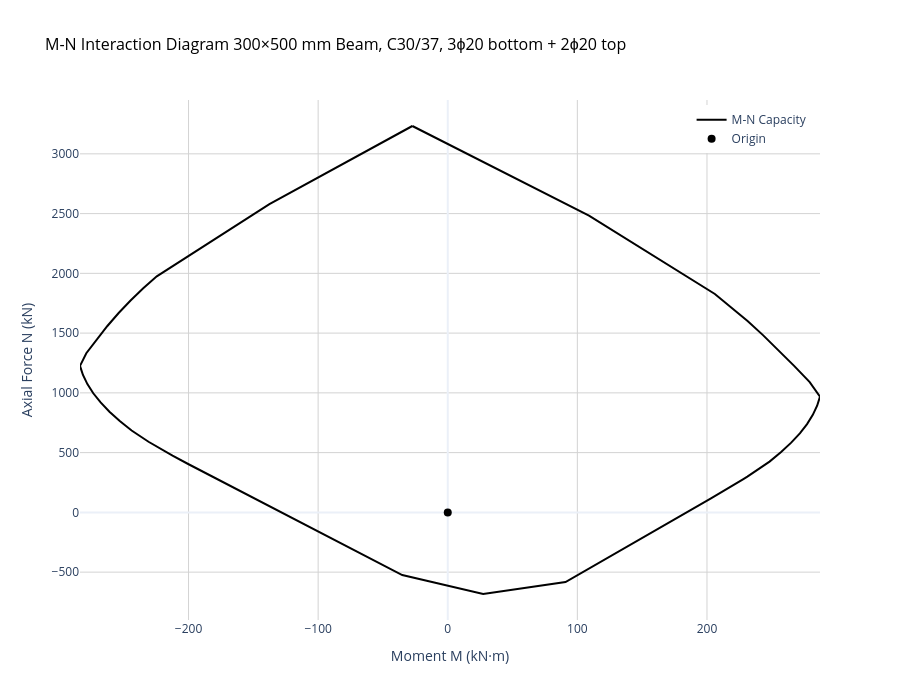

The notebook cell this image was saved under:
### Markdown cell above
## 7. Visualize the M-N Curve <a id='visualize'></a>

Plot the complete M-N interaction diagram with key regions labeled.

### Code cell
# Visualize using the new plot() method
fig = diagram.plot(
    show=True,
    title="M-N Interaction Diagram\n300×500 mm Beam, C30/37, 3ϕ20 bottom + 2ϕ20 top",
    n_points=100
)

# The interactive Plotly plot shows:
# - Full M-N interaction curve
# - Hover to see detailed values at each point
# - Pan, zoom, and interact with the plot

### Figure 1 — Plotly figure (JSON) as saved in the notebook; plotly's stock layout.template omitted (floating-point values rounded to 4 significant figures)
{"data": [{"hovertemplate": "M: %{x:.1f} kN·m<br>N: %{y:.1f} kN<extra></extra>", "line": {"color": "black", "width": 2}, "mode": "lines", "name": "M-N Capacity", "type": "scatter", "x": [-27.32, 44.37, 108.9, 206.1, 218.9, 231.3, 243.4, 255.3, 267.2, 279.3, 287.2, 285.0, 281.7, 277.2, 271.7, 265.0, 257.2, 248.3, 236.4, 233.9, 231.2, 228.1, 224.6, 221.0, 218.1, 214.9, 211.3, 207.3, 203.1, 90.84, 27.32, -35.11, -157.1, -162.7, -169.0, -175.3, -180.9, -185.8, -190.2, -195.3, -200.3, -212.3, -216.7, -230.9, -243.9, -253.1, -261.0, -267.8, -273.5, -278.0, -281.5, -283.7, -278.9, -270.9, -262.6, -253.9, -244.7, -235.0, -224.5, -137.6, -27.32], "y": [3233.0, 2840.0, 2483.0, 1827.0, 1716.0, 1600.0, 1481.0, 1356.0, 1226.0, 1090.0, 968.7, 892.4, 815.9, 739.0, 661.6, 583.6, 504.8, 424.7, 334.0, 317.3, 298.8, 278.3, 255.5, 231.3, 213.0, 192.7, 169.8, 144.1, 117.9, -582.8, -683.0, -524.1, 158.0, 189.3, 224.9, 260.8, 292.4, 320.4, 345.3, 375.4, 404.8, 475.8, 502.8, 590.9, 685.1, 764.3, 842.4, 919.9, 996.8, 1073.0, 1150.0, 1225.0, 1331.0, 1447.0, 1560.0, 1668.0, 1773.0, 1875.0, 1975.0, 2579.0, 3233.0]}, {"hovertemplate": "Origin<extra></extra>", "marker": {"color": "black", "size": 8, "symbol": "circle"}, "mode": "markers", "name": "Origin", "type": "scatter", "x": [0], "y": [0]}], "layout": {"height": 700, "hovermode": "closest", "legend": {"x": 0.99, "xanchor": "right", "y": 0.99, "yanchor": "top"}, "showlegend": true, "title": {"font": {"color": "black", "size": 16}, "text": "M-N Interaction Diagram\n300×500 mm Beam, C30/37, 3ϕ20 bottom + 2ϕ20 top"}, "width": 900, "xaxis": {"gridcolor": "lightgray", "gridwidth": 1, "showgrid": true, "title": {"text": "Moment M (kN·m)"}}, "yaxis": {"gridcolor": "lightgray", "gridwidth": 1, "showgrid": true, "title": {"text": "Axial Force N (kN)"}}}}
